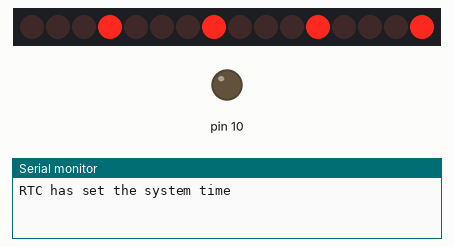
A program run on a simulated Arduino Nano, built with avr-gcc and run on an emulated ATmega328P. Shown: 16 shift-register outputs drawn as a row of LEDs (first output left, lit = HIGH), output pins drawn as LEDs (lit = HIGH), the last lines printed to the serial monitor. Wiring (inferred from the names in the program): 2 × shift register (74HC595): data pin 5; shift clock pin 7; latch pin 6. Wiring (inferred from the signals the program sends): row of LEDs: on Q0, Q1, Q2, Q3, Q4, Q5, Q6, Q7, Q8, Q9, Q10, Q11, Q12, Q13, Q14, Q15. The local clock reads 2024-03-15 10:24:30 at power-on unless the program sets it; random numbers use the default seed unless the program sets one; pins used as bus, display or sensor lines are not drawn.

Above: at 0.3 s.
At 1.9 s:
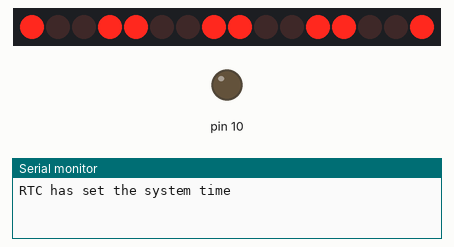
At 4.6 s:
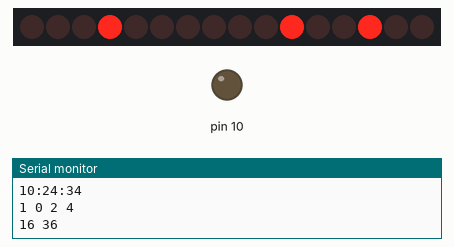
At 34.2 s:
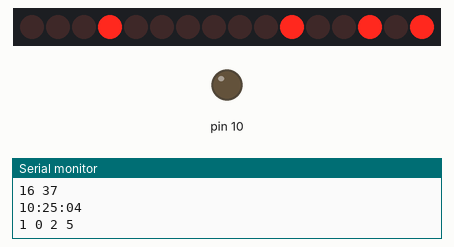
Timing chart, 0 to 40.0 s (numbered marks = the images above):
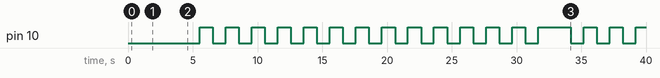

Measured:
- by itself, pin 10: LOW → HIGH at 5.5 s, → LOW 1.0 s later, → HIGH 1.0 s later, → LOW 1.0 s later, … (33 changes in this stretch)

The program:

main.cpp
```cpp
#include <Arduino.h>
#include <DS3232RTC.h>

int A, B, C, D, data_min, data_hour = 0, E, F;

int datapin = 5;
int latchpin = 6;
int clockpin = 7;

int POWs(int i, int j)
{
    int result = 1;
    if (j == 0)
        return result;
    for (int k = 0; k < j; k++)
    {
        result *= i;
    }
    return result;
}

void randowss(int z)
{
    for (int xx = 0; xx < z; xx++)
    {
        delay(50);
        A = random(10);
        B = random(10);
        C = random(10);
        D = random(10);
        data_min = C * POWs(2, 4) + D;
        data_hour = A * POWs(2, 4) + B;
        digitalWrite(latchpin, LOW);
        shiftOut(datapin, clockpin, LSBFIRST, data_min);
        shiftOut(datapin, clockpin, LSBFIRST, data_hour);
        digitalWrite(latchpin, HIGH);
    }
}
//随机数字显示

void printalll(int zz)
{
    for (int xx = 0; xx < 10; xx++)
    {
        data_min = xx * POWs(2, 4) + xx;
        data_hour = xx * POWs(2, 4) + xx;
        digitalWrite(latchpin, LOW);
        shiftOut(datapin, clockpin, LSBFIRST, data_min);  //B
        shiftOut(datapin, clockpin, LSBFIRST, data_hour); //A
        digitalWrite(latchpin, HIGH);
        delay(zz);
    }
}
//顺序数字显示0-9

void setup()
{
    pinMode(10, OUTPUT);
    //LED二极管，冒号

    Serial.begin(9600);
    setSyncProvider(RTC.get); // the function to get the time from the RTC
    if (timeStatus() != timeSet)
        Serial.println("Unable to sync with the RTC");
    else
        Serial.println("RTC has set the system time");

    pinMode(clockpin, OUTPUT); //Data
    pinMode(datapin, OUTPUT);  //stcp
    pinMode(latchpin, OUTPUT); //shcp

    printalll(200); //顺序显示数字间隔200ms
    randowss(20);   //随机显示数字，20次，间隔50ms
}

void loop()
{

    if ((E == 0 && F == 0) || (E == 0 && F == 1) || (E == 0 && F == 2)) //每分钟进行一次随机显示
    {
        randowss(30);
    }
    if (D == 0 && E == 0 && C == 0) //每10分钟进行一次顺序显示
    {
        printalll(1000);
    }

    //串口打印时间
    Serial.print(hour());
    Serial.print(":");
    if (minute() < 10) // 小于10加0
        Serial.print('0');
    Serial.print(minute());
    Serial.print(":");
    if (second() < 10) // 小于10加0
        Serial.print('0');
    Serial.println(second());

    A = hour() / 10;
    B = hour() % 10;
    C = minute() / 10;
    D = minute() % 10;
    E = second() / 10;
    F = second() % 10;

    data_min = C * POWs(2, 4) + D;
    data_hour = A * POWs(2, 4) + B;

    Serial.print(A);
    Serial.print(" ");
    Serial.print(B);
    Serial.print(" ");
    Serial.print(C);
    Serial.print(" ");
    Serial.println(D);

    Serial.print(data_hour);
    Serial.print(" ");
    Serial.println(data_min);

    digitalWrite(latchpin, LOW);
    shiftOut(datapin, clockpin, LSBFIRST, data_min);  //min
    shiftOut(datapin, clockpin, LSBFIRST, data_hour); //hour
    digitalWrite(latchpin, HIGH);

    digitalWrite(10, 0); //点亮冒号LED
    delay(1000);
    digitalWrite(10, 1); //熄灭冒号LED
    delay(1000);
}
```
